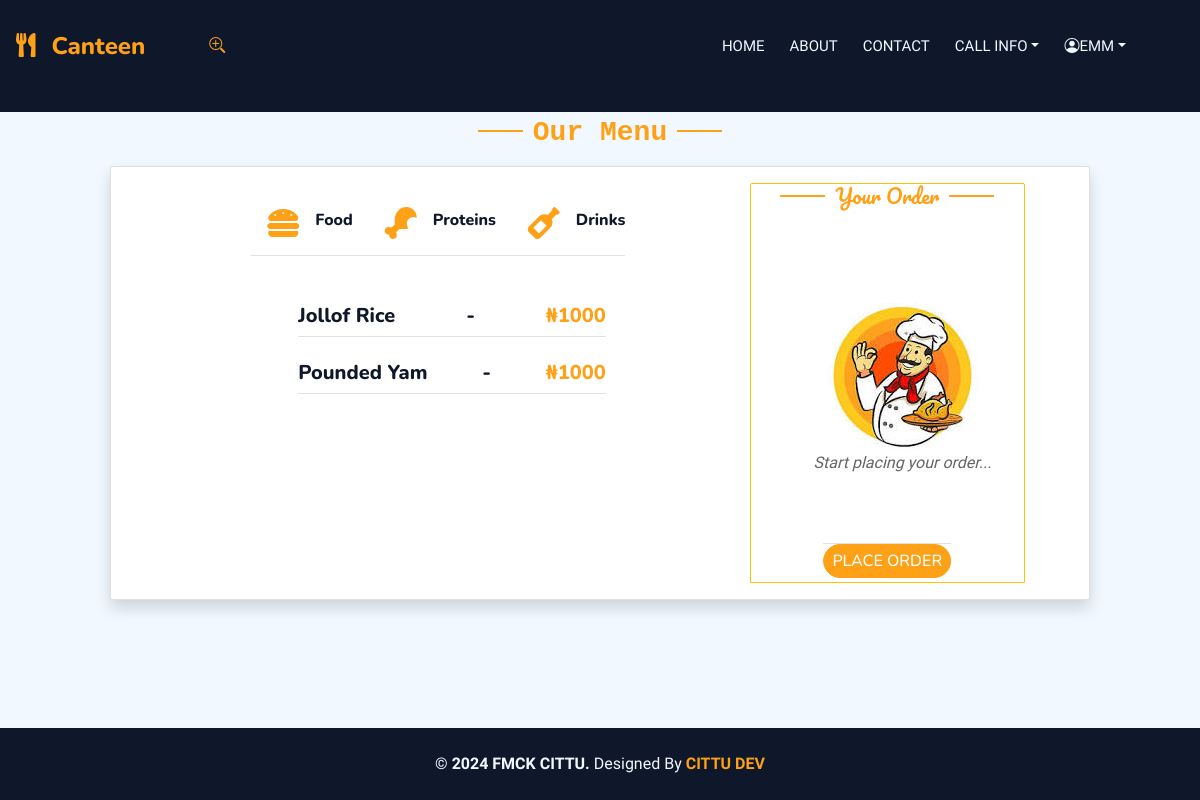
The app's page /meal_request (signed in) with its own data.
### accounts/models.py (models this page shows, shortened)
class User(AbstractUser):
    firstname = models.CharField(max_length=200)
    lastname = models.CharField(max_length=200)
    othername = models.CharField(max_length=100 ,blank=True,null=True)
    username = models.CharField(max_length=100, unique=True)  # Ensure username is unique
    file_no = models.CharField(unique=True, max_length=7)
    phone_number = models.CharField(max_length=11)
    department = models.ForeignKey(Department, on_delete=models.SET_NULL, null=True)
    unit = models.ForeignKey(Unit, on_delete=models.SET_NULL, null=True)
    gender = models.ForeignKey(Gender, on_delete=models.CASCADE)
    group = models.ForeignKey(UserGroup, on_delete=models.CASCADE, blank=True, null=True)
    is_intern = models.BooleanField(default=False)
    is_active = models.BooleanField(default=True)
    date_created = models.DateTimeField(auto_now_add=True)
    USERNAME_FIELD = 'username'
    REQUIRED_FIELDS = ['firstname', 'lastname', 'file_no', 'phone_number', 'department', 'unit']
    class Meta:
        verbose_name_plural = "User"

### main/models.py (models this page shows, shortened)
class Meal(models.Model):
    title = models.CharField(max_length=25)
    price = models.CharField(max_length=7)
    available = models.BooleanField(default=True)
    category = models.ForeignKey(Category, on_delete=models.SET_NULL, null=True)
    meals_image = models.ImageField(upload_to='meal_image', default='default.png', blank=True,null=True)
    class Meta:
        verbose_name_plural = "Meal"

### main/views.py (the view, shortened to what this page needs)
# urls.py: path('meal_request', views.meal_request, name="meal_request"),
def meal_request(request):
    user = request.user
    today = timezone.now().date()
    weekday = today.weekday()
    on_call = Roster.objects.filter(user=user, date=today).exists()
    meals = Meal.objects.all()
    food_meal = Meal.objects.filter(category__title='Food')
    protein_meal = Meal.objects.filter(category__title='Protein')
    drink_meal = Meal.objects.filter(category__title='Drink')
    context = {
        'meals': meals,
        'food_meal': food_meal ,
        'protein_meal': protein_meal,
        'drink_meal': drink_meal,
        'on_call': on_call ,
    }
    return render(request, 'main/meal_request.html', context)

### accounts/models.py (called while the page is built)
    def __str__(self):
        return self.title

    def __str__(self):
        return self.title

    def __str__(self):
        return self.title

    def __str__(self):
        return self.title

### main/models.py (called while the page is built)
    def __str__(self):
        return self.title

### templates/main/meal_request.html (shortened to what this page needs)
{% extends 'base/base.html' %} {% block content %}
<div class="container-xxl d-flex justify-content-center align-items-center">
  <div class="row g-5">
    <div class="text-center wow" data-wow-delay="0.1s">
      <h3 class="section-title ff-secondary text-center text-primary font-monospace pt-1"> Our Menu</h3>
    </div>
    {% if not on_call %}
    <h3 class="text-primary text-center">You are not on call today contact your Admin in your unit.</h3>
    {% else %}
    <div class="card d-flex justify-content-between col-md-10 offset-md-1 shadow wow mt-2 mb-2" data-wow-delay="0.1s">
      <div class="card-body">
        <div class="row g-4">
          <div class="col-lg-8 d-flex flex-column mt-5">
            <div class="tab-class text-center wow" data-wow-delay="0.1s">
              <ul class="nav nav-pills d-inline-flex justify-content-center border-bottom mb-5">
                <li class="nav-item">
                  <a class="d-flex align-items-center text-start mx-3 pb-3" data-bs-toggle="pill" href="#tab-1">
                    <i class="fa fa-hamburger fa-2x text-primary"></i>
                    <div class="ps-3">
                      <h6 class="mt-n1 mb-0">Food</h6>
                    </div>
                  </a>
                </li>
                <li class="nav-item">
                  <a class="d-flex align-items-center text-start mx-3 pb-3" data-bs-toggle="pill" href="#tab-2">
                    <i class="fa fa-drumstick-bite fa-2x text-primary"></i>
                    <div class="ps-3">
                      <h6 class="mt-n1 mb-0">Proteins</h6>
                    </div>
                  </a>
                </li>
                <li class="nav-item">
                  <a class="d-flex align-items-center text-start mx-3 me-0 pb-3" data-bs-toggle="pill" href="#tab-3">
                    <i class="fa fa-wine-bottle fa-2x text-primary"></i>
                    <div class="ps-3">
                      <h6 class="mt-n1 mb-0">Drinks</h6>
                    </div>
                  </a>
                </li>
              </ul>
              <div class="tab-content">
                <div id="tab-1" class="tab-pane fade show p-0 active">
                  <div class="food-div row justify-content-center">
                    {% for meal in food_meal %}
                    <div class="col-8 d-flex justify-content-center align-items-center mb-3">
                      <div class="meal w-100 d-flex align-items-center {% if not meal.available %}non-clickable{% endif %}"
                        {% if meal.available %} style="cursor: pointer" data-id="{{ meal.id }}"
                        data-title="{{ meal.title }}" data-price="{{ meal.price }}" data-category="{{ meal.category }}"
                        data-url="{{ meal.image.url }}" {% endif %}>
                        <div class="w-100 d-flex flex-column text-start ps-4">
                          <h5 class="d-flex justify-content-between border-bottom pb-2">
                            <span class="{% if not meal.available %}strikethrough{% endif %}">{{ meal.title }}</span>
                            <span class="pl-3">&nbsp;-</span>
                            <span class="text-primary {% if not meal.available %}strikethrough{% endif %}">&nbsp;&#8358;{{ meal.price }}</span>
                          </h5>
                        </div>
                      </div>
                    </div>
                    {% endfor %}
                  </div>
                </div>
              </div>
            </div>
          </div>
          <div class="col-lg-4 d-flex flex-column">
            <div class="meal-order wow border border-warning rounded-top p-2" style="height: 25rem; position: relative"
              data-wow-delay="0.1s">
              <div class="text-center wow" data-wow-delay="0.1s">
                <h5 class="section-title ff-secondary text-center text-primary fw-normal" style="
                      position: absolute;
                      top: 0;
                      left: 50%;
                      transform: translateX(-50%);
                    ">
                  Your Order
                </h5>
                <br />
                <div id="order-list">
                  <div class="chef" style="position: absolute; top: 30%; left: 23%">
                    <img src="/static/img/chef.jpeg" alt="chef image" />
                    <p><i>Start placing your order...</i></p>
                  </div>
                </div>
                <div style="
                      position: absolute;
                      bottom: 0;
                      left: 50%;
                      transform: translateX(-50%);
                    " class="text-center">
                  <form method="post">
                    <button type="submit" class="btn btn-primary py-1 px-2 mb-1 rounded-pill">
                      PLACE ORDER
                    </button>
                  </form>
                </div>
              </div>
            </div>
          </div>
        </div>
      </div>
    </div>
  </div>
  {% endif %}
</div>
{% endblock %}

### templates/include/navbar.html (shortened to what this page needs)
<div class="container-xxl position-relative p-0">
    <nav class="navbar navbar-expand-lg navbar-dark bg-dark px-4 px-lg-3 py-3 py-lg-0">
        <a href="" class="navbar-brand p-0">
            <h4 class="text-primary m-0"><i class="fa fa-utensils me-3"></i>Canteen</h4>
        </a>
        {% if user.is_authenticated %}
          <a href="" class="mx-5"  data-bs-toggle="modal" data-bs-target="#search" title="Search Here">
                <i class="bi bi-zoom-in"></i>
            </a>
            {% endif %}
        <div class="collapse navbar-collapse" id="navbarCollapse">
            <div class="navbar-nav ms-auto py-0 pe-2">
                <a href="" class="nav-item nav-link">Home</a>
                <a href="" class="nav-item nav-link">About</a>
                <a href="" class="nav-item nav-link">Contact</a>
               {% if user.is_authenticated and user.group.title == 'User'%}
                <div class="nav-item dropdown">
                    <a href="#" class="nav-link dropdown-toggle" data-bs-toggle="dropdown">Call Info</a>
                </div>
                {%endif%}
                {% if user.is_authenticated %}
                    <div class="nav-item dropdown">
                        <a href="#" class="nav-link dropdown-toggle" data-bs-toggle="dropdown"><i class="bi bi-person-circle"></i>{{request.user.username}}</a>
                    </div>
               {% else %}
               <a href="" class="nav-item nav-link" data-bs-toggle="modal" data-bs-target="#login">Log In</a>
                <a href="" class="nav-item nav-link" data-bs-toggle="modal" data-bs-target="#register">Register</a>
                {% endif %}
            </div>
        </div>
    </nav>
    <div class="container-xxl py-5 bg-dark supporting-container">
        <div class="container my-1 py-1">
        </div>
    </div>
</div>

### static/css/style.css (style rules this page uses)
* { padding: 0px; }
html, body { height: 100%; margin: 0; padding: 0; overflow-x: hidden; }
body { display: flex; flex-direction: column; }
.container { width: 100%; padding-right: 15px; padding-left: 15px; margin-right: auto; margin-left: auto; }
@media (min-width: 576px) { .container { max-width: 540px; } }
@media (min-width: 768px) { .container { max-width: 720px; } }
@media (min-width: 992px) { .container { max-width: 960px; } }
@media (min-width: 1200px) { .container { max-width: 1140px; } }
.row { width: 100%; }
:root { --primary: #fea116; --light: #f1f8ff; --dark: #0f172b; }
.ff-secondary { font-family: "Pacifico", cursive; }
.btn { font-family: "Nunito", sans-serif; font-weight: 500; text-transform: uppercase; transition: 0.5s; }
.btn.btn-primary, .btn.btn-secondary { color: #ffffff; }
.navbar-dark .navbar-nav .nav-link { position: relative; margin-left: 25px; padding: 35px 0; font-size: 15px; color: var(--light) !important; text-transform: uppercase; font-weight: 500; outline: none; transition: 0.5s; }
@media (min-width: 992px) { .navbar-dark { position: absolute; width: 100%; top: 0; left: 0; z-index: 999; background: transparent !important; } }
.section-title { position: relative; display: inline-block; }
.section-title::before { position: absolute; content: ""; width: 45px; height: 2px; top: 50%; left: -55px; margin-top: -1px; background: var(--primary); }
.section-title::after { position: absolute; content: ""; width: 45px; height: 2px; top: 50%; right: -55px; margin-top: -1px; background: var(--primary); }

### records on screen
User: user.username "EMM"
Meal: title "Jollof Rice", price "1000"
Meal: title "Pounded Yam", price "1000"
